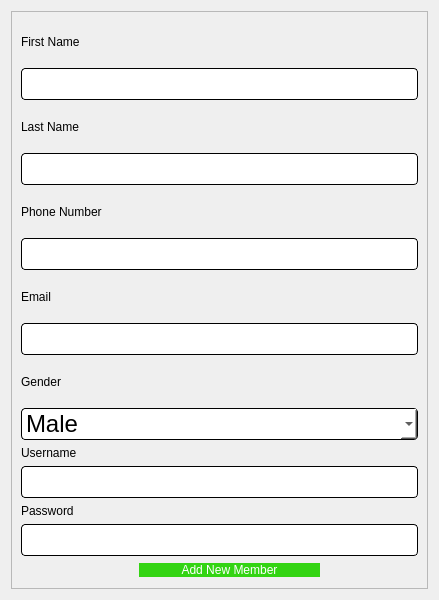
<?xml version="1.0" encoding="UTF-8"?>
<ui version="4.0">
 <class>addMember</class>
 <widget class="QDialog" name="addMember">
  <property name="geometry">
   <rect>
    <x>0</x>
    <y>0</y>
    <width>439</width>
    <height>600</height>
   </rect>
  </property>
  <property name="windowTitle">
   <string>Dialog</string>
  </property>
  <layout class="QVBoxLayout" name="verticalLayout_3">
   <item>
    <widget class="QFrame" name="frame">
     <property name="frameShape">
      <enum>QFrame::StyledPanel</enum>
     </property>
     <property name="frameShadow">
      <enum>QFrame::Raised</enum>
     </property>
     <layout class="QVBoxLayout" name="verticalLayout_2">
      <item>
       <layout class="QVBoxLayout" name="verticalLayout">
        <item>
         <widget class="QLabel" name="label_6">
          <property name="styleSheet">
           <string notr="true">font: 10pt &quot;Comic Sans MS&quot;;
color: rgb(0, 0, 0);</string>
          </property>
          <property name="text">
           <string>First Name</string>
          </property>
         </widget>
        </item>
        <item>
         <widget class="QLineEdit" name="firstName">
          <property name="styleSheet">
           <string notr="true">QLineEdit{
	background-color: rgb(255, 255, 255);
	 border: 1px  solid;
     border-radius: 4px;
	font: 24px
}</string>
          </property>
         </widget>
        </item>
       </layout>
      </item>
      <item>
       <layout class="QVBoxLayout" name="verticalLayout_10">
        <item>
         <widget class="QLabel" name="label_10">
          <property name="styleSheet">
           <string notr="true">font: 10pt &quot;Comic Sans MS&quot;;
color: rgb(0, 0, 0);</string>
          </property>
          <property name="text">
           <string>Last Name </string>
          </property>
         </widget>
        </item>
        <item>
         <widget class="QLineEdit" name="lastName">
          <property name="styleSheet">
           <string notr="true">QLineEdit{
	background-color: rgb(255, 255, 255);
	 border: 1px  solid;
     border-radius: 4px;
	font: 24px
}</string>
          </property>
         </widget>
        </item>
       </layout>
      </item>
      <item>
       <layout class="QVBoxLayout" name="verticalLayout_7">
        <item>
         <widget class="QLabel" name="label_7">
          <property name="styleSheet">
           <string notr="true">font: 10pt &quot;Comic Sans MS&quot;;
color: rgb(0, 0, 0);</string>
          </property>
          <property name="text">
           <string>Phone Number</string>
          </property>
         </widget>
        </item>
        <item>
         <widget class="QLineEdit" name="phone">
          <property name="styleSheet">
           <string notr="true">QLineEdit{
	background-color: rgb(255, 255, 255);
	 border: 1px  solid;
     border-radius: 4px;
	font: 24px
}</string>
          </property>
         </widget>
        </item>
       </layout>
      </item>
      <item>
       <layout class="QVBoxLayout" name="verticalLayout_8">
        <item>
         <widget class="QLabel" name="label_8">
          <property name="styleSheet">
           <string notr="true">font: 10pt &quot;Comic Sans MS&quot;;
color: rgb(0, 0, 0);</string>
          </property>
          <property name="text">
           <string>Email </string>
          </property>
         </widget>
        </item>
        <item>
         <widget class="QLineEdit" name="email">
          <property name="styleSheet">
           <string notr="true">QLineEdit{
	background-color: rgb(255, 255, 255);
	 border: 1px  solid;
     border-radius: 4px;
	font: 24px
}</string>
          </property>
         </widget>
        </item>
       </layout>
      </item>
      <item>
       <layout class="QVBoxLayout" name="verticalLayout_9">
        <item>
         <widget class="QLabel" name="label_9">
          <property name="styleSheet">
           <string notr="true">font: 10pt &quot;Comic Sans MS&quot;;
color: rgb(0, 0, 0);</string>
          </property>
          <property name="text">
           <string>Gender</string>
          </property>
         </widget>
        </item>
        <item>
         <widget class="QComboBox" name="gender">
          <property name="styleSheet">
           <string notr="true">QComboBox{
	background-color: rgb(255, 255, 255);
	 border: 1px  solid;
     border-radius: 4px;
	font: 24px
}</string>
          </property>
          <item>
           <property name="text">
            <string>Male</string>
           </property>
          </item>
          <item>
           <property name="text">
            <string>Female</string>
           </property>
          </item>
         </widget>
        </item>
       </layout>
      </item>
      <item>
       <layout class="QVBoxLayout" name="verticalLayout_4">
        <item>
         <widget class="QLabel" name="label">
          <property name="styleSheet">
           <string notr="true">font: 10pt &quot;Comic Sans MS&quot;;
color: rgb(0, 0, 0);</string>
          </property>
          <property name="text">
           <string>Username</string>
          </property>
         </widget>
        </item>
        <item>
         <widget class="QLineEdit" name="username">
          <property name="styleSheet">
           <string notr="true">QLineEdit{
	background-color: rgb(255, 255, 255);
	 border: 1px  solid;
     border-radius: 4px;
	font: 24px
}</string>
          </property>
         </widget>
        </item>
        <item>
         <layout class="QVBoxLayout" name="verticalLayout_5">
          <item>
           <widget class="QLabel" name="label_2">
            <property name="styleSheet">
             <string notr="true">font: 10pt &quot;Comic Sans MS&quot;;
color: rgb(0, 0, 0);</string>
            </property>
            <property name="text">
             <string>Password</string>
            </property>
           </widget>
          </item>
          <item>
           <widget class="QLineEdit" name="password">
            <property name="styleSheet">
             <string notr="true">QLineEdit{
	background-color: rgb(255, 255, 255);
	 border: 1px  solid;
     border-radius: 4px;
	font: 24px
}</string>
            </property>
           </widget>
          </item>
         </layout>
        </item>
       </layout>
      </item>
      <item>
       <layout class="QHBoxLayout" name="horizontalLayout">
        <item>
         <spacer name="horizontalSpacer">
          <property name="orientation">
           <enum>Qt::Horizontal</enum>
          </property>
          <property name="sizeType">
           <enum>QSizePolicy::Fixed</enum>
          </property>
          <property name="sizeHint" stdset="0">
           <size>
            <width>118</width>
            <height>17</height>
           </size>
          </property>
         </spacer>
        </item>
        <item>
         <widget class="QPushButton" name="addMemberButton">
          <property name="styleSheet">
           <string notr="true">QPushButton{
color: rgb(255, 255, 255);
font: 10pt &quot;Comic Sans MS&quot;;
border-radius:8px;
padding : 0 8px;
background: #33D413;
border -radius:10px;
}
QPushButton:hover:!pressed

{
background:#4f85e2;
}
QToolButton
{

border-radius:10px;
bacground:red;
color:red;
}

QPushButton:pressed
{
              font-size: 19px;
              transition: 0.9s; 
}</string>
          </property>
          <property name="text">
           <string>Add New Member</string>
          </property>
         </widget>
        </item>
        <item>
         <spacer name="horizontalSpacer_2">
          <property name="orientation">
           <enum>Qt::Horizontal</enum>
          </property>
          <property name="sizeType">
           <enum>QSizePolicy::Fixed</enum>
          </property>
          <property name="sizeHint" stdset="0">
           <size>
            <width>98</width>
            <height>17</height>
           </size>
          </property>
         </spacer>
        </item>
       </layout>
      </item>
     </layout>
    </widget>
   </item>
  </layout>
 </widget>
 <resources/>
 <connections/>
</ui>
